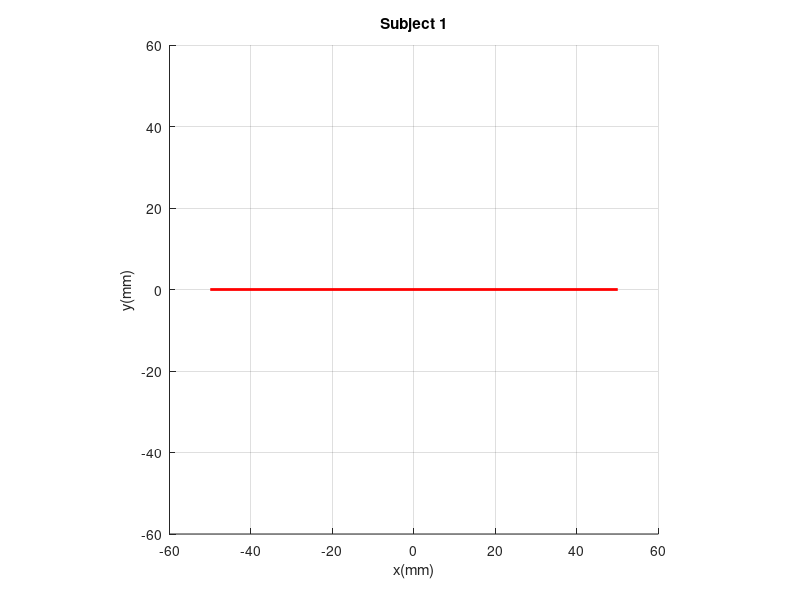

This figure's MATLAB source: (Note: this script raises an error after producing the figure.)
% Cargar todas las variables del archivo DataHorizontal.mat
data = load('DataHorizontal.mat');

% Crear una estructura para almacenar cada tabla en un formato iterativo
DataStruct = struct();

% Iterar sobre cada variable cargada y almacenarla en la estructura
variableNames = fieldnames(data); % Obtener los nombres de las variables
for i = 1:numel(variableNames)
    DataStruct.(variableNames{i}) = data.(variableNames{i});
end


% Parámetros del círculo
radio = 0.05*1000;
theta = linspace(0, 2*pi, 100); % Ángulo para el círculo

% Coordenadas del círculo
x_circle = radio * cos(theta);
y_circle = radio * sin(theta);
legends{1} = ['Reference'];
% Crear la figura
figure;
hold on;
axis equal;
xlabel('x(mm)');
ylabel('y(mm)');
title('Subject 1');

% Dibujar el círculo
%plot(x_circle, y_circle, 'k'); % Círculo en color negro

% Dibujar la cruz dentro del círculo
line([-radio, radio], [0, 0], 'Color', 'r', 'LineWidth', 2); % Línea horizontal
%line([0, 0], [-radio, radio], 'Color', 'r', 'LineWidth', 2); % Línea vertical con mayor grosor


% Configuración de los ejes
xlim([-radio*1.2, radio*1.2]);
ylim([-radio*1.2, radio*1.2]);
grid on;



% Ejemplo de cómo iterar sobre cada conjunto de datos en DataStruct
for i = 1:numel(variableNames)
    currentData = DataStruct.(variableNames{i});
    disp(['Procesando: ' variableNames{i}]);
    
    
    % Aquí puedes realizar operaciones sobre cada conjunto de datos
    x = currentData.x - 0.55;  % Ejemplo: ajustando x
    y = currentData.y - 0.1;   % Ejemplo: ajustando y
    
    x = x*1000;
    y = y*1000;
    % Crear el plot de x contra y
    plot(y, x)
    
    
    % Cálculo de indicadores estadísticos
    MSE = mean(x.^2); 
    media = mean(x);
    maxi = max(x);
    mini = min(x);
    
    tiempo = max(currentData.timestamp) - min(currentData.timestamp)

    disp(['  MSE para ', variableNames{i}, ': ', num2str(MSE)]);
    disp(['  Mediana para ', variableNames{i}, ': ', num2str(media)]);
    disp(['  MAX para ', variableNames{i}, ': ', num2str(maxi)]);
    disp(['  MIN para ', variableNames{i}, ': ', num2str(mini)]);
    disp(['  TIME para ', variableNames{i}, ': ', num2str(tiempo)]);
    legends{i+1} = ['Trial ', num2str(i)];
end
% Agregar todas las leyendas al final del bucle
legend(legends);  % Mostrar todas las leyendas juntas
hold off;  % Terminar de apilar gráficos

saveas(gcf, 'Horizontal_plot.png');  % Guarda como archivo PNG
